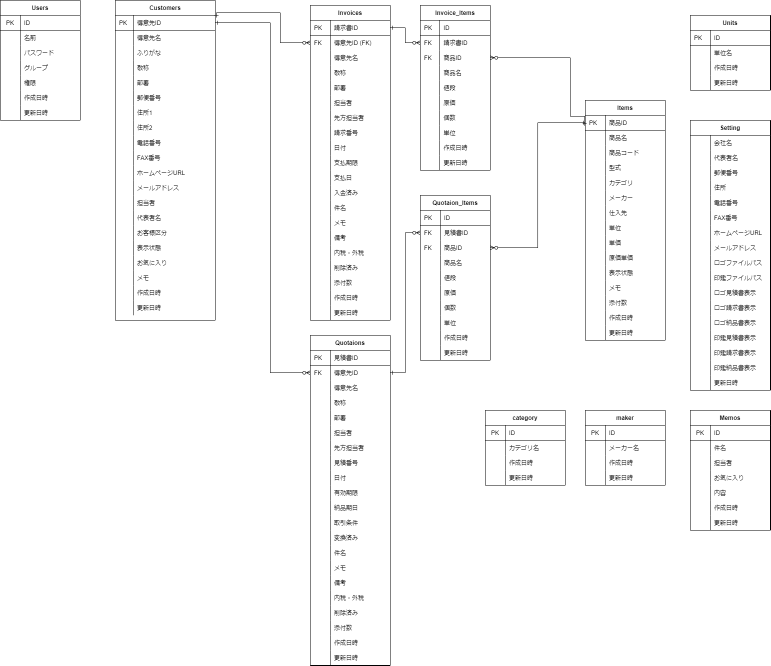
#> input picture soho_er.png, 1541 x 1331 px (shown at 1/2 size)
$ python -i upload.py   (imports and definitions only)
#> lines starting #> are read from the running program, lines starting #| are printed output that depends on the picture
#from asyncio.windows_events import NULL
from PIL import Image, ImageDraw, ImageFilter, ImageFont
import os
import glob

frame ={
    "width": 150,
    "height": 150,
    "crops": True,
}
icon = {
    "jpg":{ "isImage": True},
    "gif":{ "isImage": True},
    "png":{ "isImage": True},
    "zip":{
        "isImage": False,
        "b_r" : 0x87,
        "b_g" : 0xCE,
        "b_b" : 0xEB,
        "f_sz": 48,
        "f_x": 15,
        "f_y": 50,
        "title": "ZIP",
    },
    "doc":{
        "isImage": False,
        "b_r" : 0x7F,
        "b_g" : 0xFF,
        "b_b" : 0xD4,
        "f_sz": 24,
        "f_x": 15,
        "f_y": 50,
        "title": "Word\nDocument",
    },
    "pdf":{
        "isImage": False,
        "b_r" : 0xFF,
        "b_g" : 0xC0,
        "b_b" : 0xCB,
        "f_sz": 48,
        "f_x": 15,
        "f_y": 50,
        "title": "PDF",
    },
    "unknown":{
        "isImage": False,
        "b_r" : 0xC0,
        "b_g" : 0xC0,
        "b_b" : 0xC0,
        "f_sz": 24,
        "f_x": 15,
        "f_y": 50,
        "title": "Unknown",
    },
}
def crop_center(pil_img, crop_width, crop_height):
    img_width, img_height = pil_img.size
    return pil_img.crop(((img_width - crop_width) // 2,
                         (img_height - crop_height) // 2,
                         (img_width + crop_width) // 2,
                         (img_height + crop_height) // 2))
def crop_max_square(pil_img):
    return crop_center(pil_img, min(pil_img.size), min(pil_img.size))

# [14 lines left out: function chext, not called in this run]


def make_thumb(filename,save_dir="./thumbs"):
#> called with filename = '../soho_er.png', save_dir = './thumbs'
    if os.path.isfile(filename) == False: return
    basename = os.path.basename(filename)
    dirname =  os.path.dirname(filename)
    fname = basename.split('.')[0].lower()
    ext = basename.split('.')[1].lower()

    print(ext)

    if ext in icon.keys():
        pass
    else:
        ext = "unknown"

    if icon[ext]['isImage']:
        #print("FILE:",filename)
        #print("SAVE_DIR:",save_dir)
        #print("BASE NAME:",basename)
        im = Image.open(filename)
#> im is the input picture: PIL image 1541x1331 RGBA; mean R, G, B, A 249.4, 249.4, 249.4, 255
        thumb_width = frame['width']

        im_crop_maxsq = crop_max_square(im)
#> in crop_center, `return pil_img.crop(((img_width - crop_width) // 2, (img_height - crop..`:
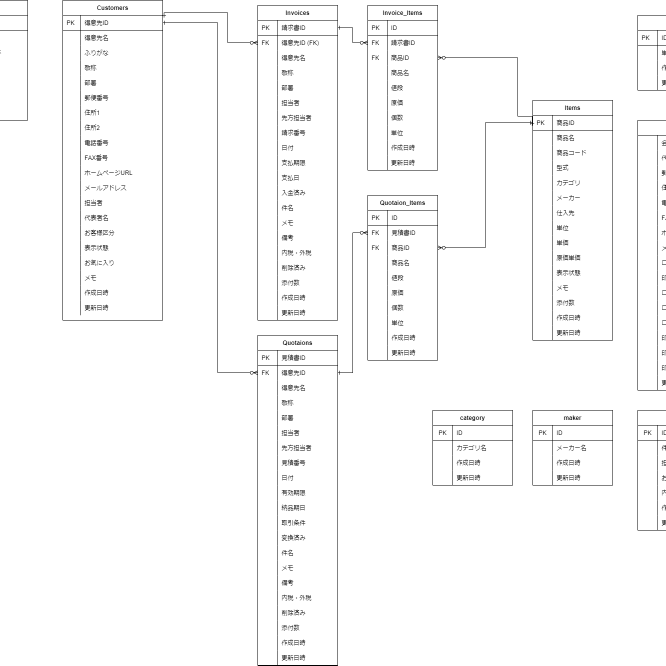
#> returned value: PIL image 1331x1331 RGBA (shown at 1/2 size); mean R, G, B, A 249.8, 249.8, 249.8, 255
        im_thumb  = im_crop_maxsq.resize((thumb_width,thumb_width))
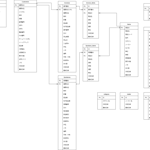
#> im_thumb: PIL image 150x150 RGBA; mean R, G, B, A 249.5, 249.5, 249.5, 255
        os.makedirs(save_dir, exist_ok=True)
        im_thumb.save(f'{save_dir}/{basename}', quality=95)

    else:
        im = Image.new("RGB", (frame['width'], frame['height']), (icon[ext]['b_r'], icon[ext]['b_g'], icon[ext]['b_b']))
        draw = ImageDraw.Draw(im)
        font = ImageFont.truetype('ipaexg.ttf', icon[ext]['f_sz'])
        draw.multiline_text((icon[ext]['f_x'], icon[ext]['f_y']), icon[ext]['title'], fill=(0, 0, 0), font=font)
        os.makedirs(save_dir, exist_ok=True)
        im.save(f'{save_dir}/{fname}.png', quality=95)


    return

# [54 lines left out: functions save_file, remove_files, remove_files2, get_flist, not called in this run]


# [5 lines not run here, left out]

>>> result = make_thumb('../soho_er.png')
